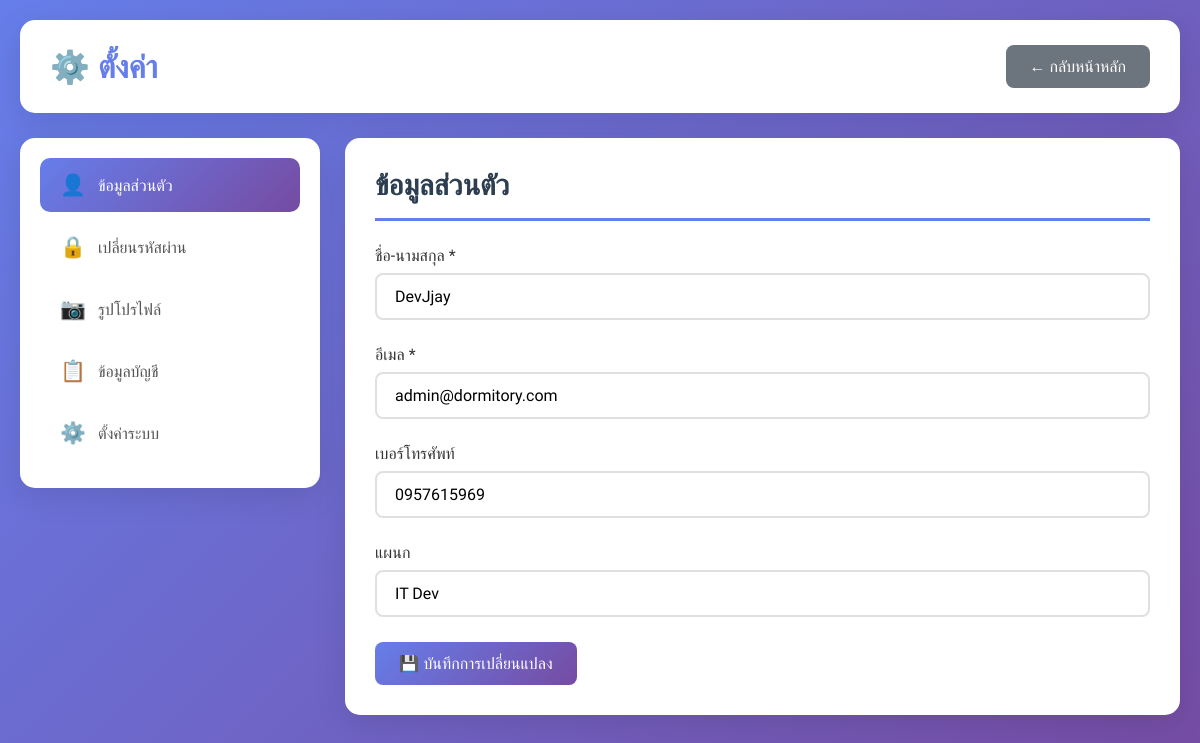
Page /admin/settings.php (signed in) on the committed database.
### tables this page shows
CREATE TABLE users (
    user_id INTEGER PRIMARY KEY AUTOINCREMENT,
    username TEXT UNIQUE NOT NULL,
    password TEXT NOT NULL,
    full_name TEXT NOT NULL,
    email TEXT,
    role TEXT DEFAULT 'staff' CHECK(role IN ('admin', 'staff')),
    created_at DATETIME DEFAULT CURRENT_TIMESTAMP,
    last_login DATETIME,
    is_active INTEGER DEFAULT 1
, avatar TEXT, phone TEXT, department TEXT);

### admin/settings.php (the view, shortened to what this page needs)
<?php
$db = getDb();
$user_id = $_SESSION['user_id'];
$stmt = $db->prepare("SELECT * FROM users WHERE user_id = ?");
$stmt->bindValue(1, $user_id, SQLITE3_INTEGER);
$result = $stmt->execute();
$user = $result->fetchArray(SQLITE3_ASSOC);
?>
<!DOCTYPE html>
<html lang="th">
<head>
</head>
<body>
    <div class="container">
        <div class="header">
            <h1>⚙️ ตั้งค่า</h1>
            <a href="dashboard.php" class="btn btn-secondary">← กลับหน้าหลัก</a>
        </div>
        <div class="content-grid">
            <div class="sidebar-menu">
                <div class="menu-item active" onclick="showSection('profile')">
                    <span class="menu-icon">👤</span>
                    <span>ข้อมูลส่วนตัว</span>
                </div>
                <div class="menu-item" onclick="showSection('password')">
                    <span class="menu-icon">🔒</span>
                    <span>เปลี่ยนรหัสผ่าน</span>
                </div>
                <div class="menu-item" onclick="showSection('avatar')">
                    <span class="menu-icon">📷</span>
                    <span>รูปโปรไฟล์</span>
                </div>
                <div class="menu-item" onclick="showSection('account')">
                    <span class="menu-icon">📋</span>
                    <span>ข้อมูลบัญชี</span>
                </div>
                <?php if ($_SESSION['role'] === 'admin'): ?>
                <div class="menu-item" onclick="showSection('system')">
                    <span class="menu-icon">⚙️</span>
                    <span>ตั้งค่าระบบ</span>
                </div>
                <?php endif; ?>
            </div>
            <div class="content-box">
                <div id="profile" class="section active">
                    <h2 class="section-title">ข้อมูลส่วนตัว</h2>
                    <form method="POST">
                        <div class="form-group">
                            <label>ชื่อ-นามสกุล *</label>
                            <input type="text" name="full_name" value="<?php echo htmlspecialchars($user['full_name']); ?>" required>
                        </div>
                        <div class="form-group">
                            <label>อีเมล *</label>
                            <input type="email" name="email" value="<?php echo htmlspecialchars($user['email']); ?>" required>
                        </div>
                        <div class="form-group">
                            <label>เบอร์โทรศัพท์</label>
                            <input type="tel" name="phone" value="<?php echo htmlspecialchars($user['phone'] ?? ''); ?>">
                        </div>
                        <div class="form-group">
                            <label>แผนก</label>
                            <input type="text" name="department" value="<?php echo htmlspecialchars($user['department'] ?? ''); ?>">
                        </div>
                        <button type="submit" class="btn btn-primary">💾 บันทึกการเปลี่ยนแปลง</button>
                    </form>
                </div>
            </div>
        </div>
    </div>
</body>
</html>

### admin/settings.php (style rules this page uses)
* { margin: 0; padding: 0; box-sizing: border-box; }
body { font-family: 'Sarabun', sans-serif; background: linear-gradient(135deg, #667eea 0%, #764ba2 100%); min-height: 100vh; padding: 20px; }
.container { max-width: 1200px; margin: 0 auto; }
.header { background: white; padding: 25px 30px; border-radius: 15px; box-shadow: 0 8px 32px rgba(0,0,0,0.1); margin-bottom: 25px; display: flex; justify-content: space-between; align-items: center; }
.header h1 { color: #667eea; font-size: 2em; font-weight: 700; }
.btn { padding: 12px 24px; border: none; border-radius: 8px; font-size: 1em; font-weight: 500; cursor: pointer; transition: all 0.3s ease; text-decoration: none; display: inline-block; }
.btn-secondary { background: #6c757d; color: white; }
.btn-primary { background: linear-gradient(135deg, #667eea 0%, #764ba2 100%); color: white; }
.content-grid { display: grid; grid-template-columns: 300px 1fr; gap: 25px; }
.sidebar-menu { background: white; padding: 20px; border-radius: 15px; box-shadow: 0 8px 32px rgba(0,0,0,0.1); height: fit-content; }
.menu-item { padding: 15px 20px; margin-bottom: 8px; border-radius: 10px; cursor: pointer; transition: all 0.3s ease; display: flex; align-items: center; gap: 12px; color: #555; font-weight: 500; }
.menu-item.active { background: linear-gradient(135deg, #667eea 0%, #764ba2 100%); color: white; }
.menu-icon { font-size: 1.3em; }
.content-box { background: white; padding: 30px; border-radius: 15px; box-shadow: 0 8px 32px rgba(0,0,0,0.1); }
.section { display: none; }
.section.active { display: block; }
.section-title { font-size: 1.8em; font-weight: 600; color: #2c3e50; margin-bottom: 25px; padding-bottom: 15px; border-bottom: 3px solid #667eea; }
.form-group { margin-bottom: 25px; }
.form-group label { display: block; margin-bottom: 8px; font-weight: 500; color: #333; }
.form-group input, .form-group select, .form-group textarea { width: 100%; padding: 12px 18px; border: 2px solid #e0e0e0; border-radius: 8px; font-size: 1em; font-family: 'Sarabun', sans-serif; transition: all 0.3s ease; }

### rows in the picture
users: full_name "DevJjay", email "admin@dormitory.com", phone "0957615969", department "IT Dev"
